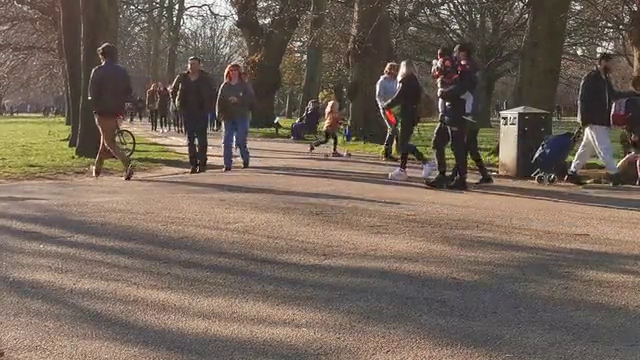
#> input picture frame 66 of assets/6979414-sd_640_360_30fps.mp4, 640 x 360 px, given in place of barber_pole.mp4, which was not available
$ python main.py   (older library calls are emulated)
#> lines starting #> are read from the running program, lines starting #| are printed output that depends on the picture; pictures that were not available may be replaced by others from this repository, and a replacement may not be noted
import cv2
import numpy as np
from tqdm import tqdm


def horn_schunck_optical_flow(prev_frame, next_frame, alpha=0.001, num_iter=100):
    prev_frame = cv2.GaussianBlur(prev_frame, (5, 5), 0).astype(np.float32)
    next_frame = cv2.GaussianBlur(next_frame, (5, 5), 0).astype(np.float32)

    u = np.zeros(prev_frame.shape)
    v = np.zeros(prev_frame.shape)

    Ix = cv2.Sobel(prev_frame, cv2.CV_32F, 1, 0, ksize=3)
    Iy = cv2.Sobel(prev_frame, cv2.CV_32F, 0, 1, ksize=3)
    It = next_frame - prev_frame

    kernel = np.array([[1 / 12, 1 / 6, 1 / 12],
                       [1 / 6, 0, 1 / 6],
                       [1 / 12, 1 / 6, 1 / 12]], dtype=np.float32)

    for _ in range(num_iter):
        u_avg = cv2.filter2D(u, -1, kernel)
        v_avg = cv2.filter2D(v, -1, kernel)
        denominator = (alpha ** 2 + Ix ** 2 + Iy ** 2)
        u_new = u_avg - (Ix * (Ix * u_avg + Iy * v_avg + It)) / denominator
        v_new = v_avg - (Iy * (Ix * u_avg + Iy * v_avg + It)) / denominator

        if np.mean(np.abs(u - u_new)) < 0.01 and np.mean(np.abs(v - v_new)) < 0.01:
            break

        u, v = u_new, v_new

    magnitude = np.sqrt(u ** 2 + v ** 2)
    dynamic_threshold = np.percentile(magnitude, 95)
    u[magnitude < dynamic_threshold] = 0
    v[magnitude < dynamic_threshold] = 0

    return u, v


def lucas_kanade_optical_flow(prev_frame, next_frame, window_size=15):
    lk_params = dict(winSize=(window_size, window_size),
                     maxLevel=3,
                     criteria=(cv2.TERM_CRITERIA_EPS | cv2.TERM_CRITERIA_COUNT, 10, 0.03))

    p0 = cv2.goodFeaturesToTrack(prev_frame, mask=None,
                                 **dict(maxCorners=100, qualityLevel=0.3, minDistance=7, blockSize=7))

    p1, st, err = cv2.calcOpticalFlowPyrLK(prev_frame, next_frame, p0, None, **lk_params)

    good_new = p1[st == 1]
    good_old = p0[st == 1]

    return good_old, good_new


def draw_optical_flow_hs(frame, u, v, step=16):
    h, w = frame.shape[:2]
    for y in range(0, h, step):
        for x in range(0, w, step):
            if np.sqrt(u[y, x] ** 2 + v[y, x] ** 2) > 1:
                end_point = (int(x + u[y, x] * 10), int(y + v[y, x] * 10))
                cv2.arrowedLine(frame, (x, y), end_point, (0, 255, 0), 1, tipLength=0.3)
    return frame


def draw_optical_flow_lk(frame, good_old, good_new):
    for i, (new, old) in enumerate(zip(good_new, good_old)):
        a, b = new.ravel()
        c, d = old.ravel()
        frame = cv2.line(frame, (int(a), int(b)), (int(c), int(d)), (0, 255, 0), 1)
        frame = cv2.circle(frame, (int(a), int(b)), 3, (0, 255, 0), -1)
    return frame


def process_video(video_path, output_path):
#> called with video_path = '../assets/barber_pole.mp4', output_path = 'output_6979414-sd_640_360_30fps.mp4'
    cap = cv2.VideoCapture(video_path)
    ret, prev_frame = cap.read()
#> prev_frame is the input picture: shape (360, 640, 3); mean B, G, R 88.6, 100.1, 114.3
    prev_frame_gray = cv2.cvtColor(prev_frame, cv2.COLOR_BGR2GRAY)

    width = int(cap.get(cv2.CAP_PROP_FRAME_WIDTH))
    height = int(cap.get(cv2.CAP_PROP_FRAME_HEIGHT))
    fps = cap.get(cv2.CAP_PROP_FPS)
    frame_count = int(cap.get(cv2.CAP_PROP_FRAME_COUNT))

    fourcc = cv2.VideoWriter_fourcc(*'mp4v')
    out = cv2.VideoWriter(output_path, fourcc, fps, (width * 2, height))

    with tqdm(total=frame_count, desc="Processing video") as pbar:
        while cap.isOpened():
            ret, frame = cap.read()
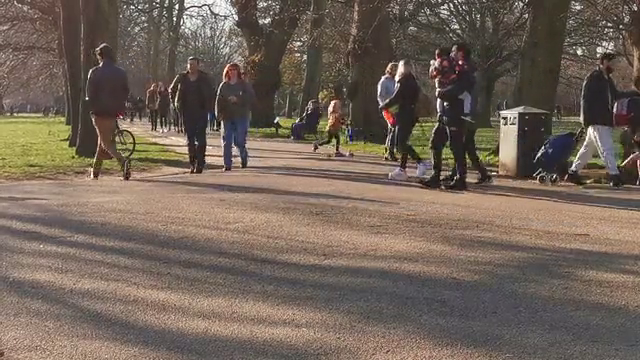
#> input picture frame 67 of assets/6979414-sd_640_360_30fps.mp4, 640 x 360 px, given in place of barber_pole.mp4, which was not available
#> frame is the input picture: shape (360, 640, 3); mean B, G, R 88.6, 100.2, 114.4
            if not ret:
                break
            frame_gray = cv2.cvtColor(frame, cv2.COLOR_BGR2GRAY)

            u, v = horn_schunck_optical_flow(prev_frame_gray, frame_gray)
#> in horn_schunck_optical_flow, `next_frame = cv2.GaussianBlur(next_frame, (5, 5), 0).astype(np.float32)`:
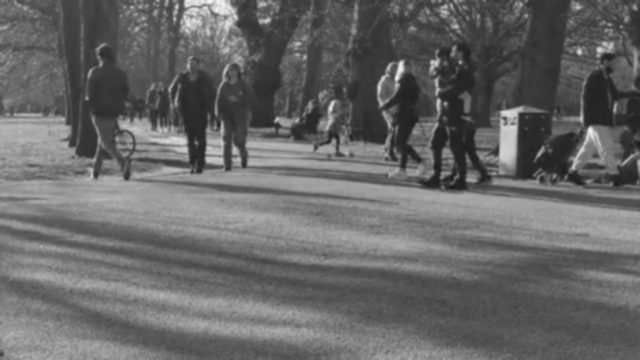
#> next_frame: shape (360, 640) float32; min 26, max 245, mean 103.1
#> in horn_schunck_optical_flow, `Iy = cv2.Sobel(prev_frame, cv2.CV_32F, 0, 1, ksize=3)`:
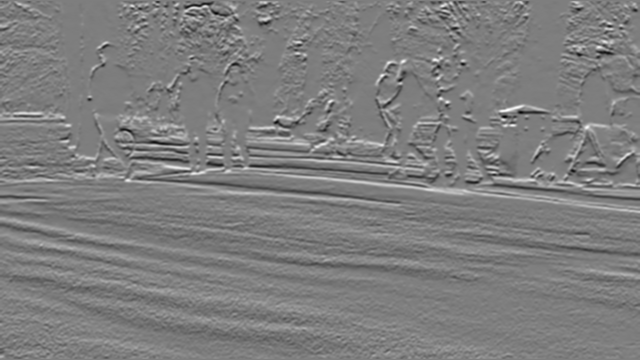
#> Iy: shape (360, 640) float32; min -364, max 372, mean 0.6; drawn with min black and max white
#> in horn_schunck_optical_flow, `It = next_frame - prev_frame`:
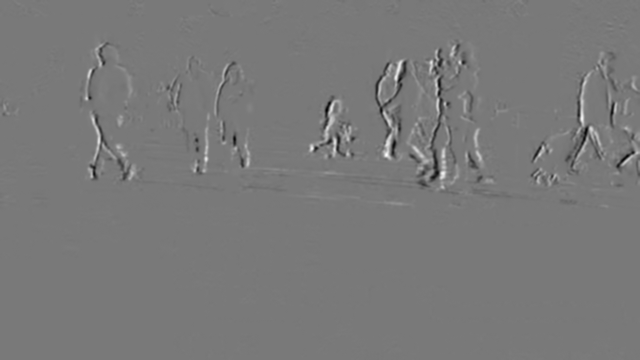
#> It: shape (360, 640) float32; min -121, max 133, mean 0; drawn with min black and max white
#> in horn_schunck_optical_flow, `magnitude = np.sqrt(u ** 2 + v ** 2)`:
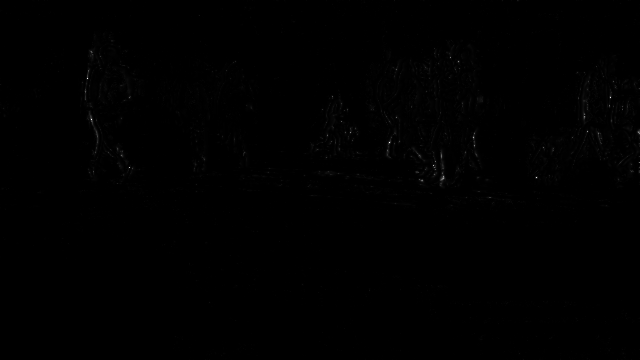
#> magnitude: shape (360, 640) float64; min 0, max 25.3, mean 0.1; drawn with min black and max white
#> in horn_schunck_optical_flow, `dynamic_threshold = np.percentile(magnitude, 95)`: dynamic_threshold = 0.302
            frame_hs = draw_optical_flow_hs(frame.copy(), u, v)

            good_old, good_new = lucas_kanade_optical_flow(prev_frame_gray, frame_gray)
#> in lucas_kanade_optical_flow, `lk_params = dict(winSize=(window_size, window_size), maxLevel=3, crite..`: lk_params = {'winSize': (15, 15), 'maxLevel': 3, 'criteria': (3, 10, 0.03)}
#> in lucas_kanade_optical_flow, `p0 = cv2.goodFeaturesToTrack(prev_frame, mask=None, **dict(maxCorners=..`: p0 = 100 rows, first 8: [506, 119], [435, 62], [515, 122], [446, 6], [448, 104], [599, 53], [208, 157], [186, 5]
#> in lucas_kanade_optical_flow, `p1, st, err = cv2.calcOpticalFlowPyrLK(prev_frame, next_frame, p0, Non..`: p1 = 100 rows, first 8: [506, 119], [432.7, 62.27], [515.1, 121.9], [446, 5.94], [446.3, 104], [599.2, 53.06], [206.5, 156.9], [186, 5]; st = 100 values from 1 to 1; err = 100 values, max 31.49 at index 76, min 0.00889 at index 98, mean 6.79
#> in lucas_kanade_optical_flow, `good_new = p1[st == 1]`: good_new = 100 pairs, first value 66.02 to 637.3, second value 0.919 to 184
#> in lucas_kanade_optical_flow, `good_old = p0[st == 1]`: good_old = 100 pairs, first value 66 to 637, second value 1 to 184
            frame_lk = draw_optical_flow_lk(frame.copy(), good_old, good_new)
#> the loop in draw_optical_flow_lk, `for i, (new, old) in enumerate(zip(good_new, good_old)):` made 100 passes
#> (a, b, c, d) on passes 1 to 12: (506, 119, 506, 119), (432.7, 62.27, 435, 62), (515.1, 121.9, 515, 122), (446, 5.94, 446, 6), (446.3, 104, 448, 104), (599.2, 53.06, 599, 53), (206.5, 156.9, 208, 157), (186, 5, 186, 5), (276, 120, 276, 120), (208.1, 5.93, 208, 6), (185, 15.9, 185, 16), (579, 52.88, 579, 53)
#> after the loop in draw_optical_flow_lk, `for i, (new, old) in enumerate(zip(good_new, good_old)):`:
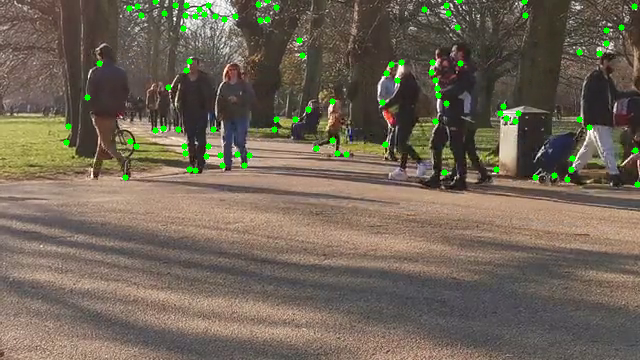
#> frame: shape (360, 640, 3); mean B, G, R 87.2, 101.8, 112.7

            combined = np.hstack((frame_hs, frame_lk))
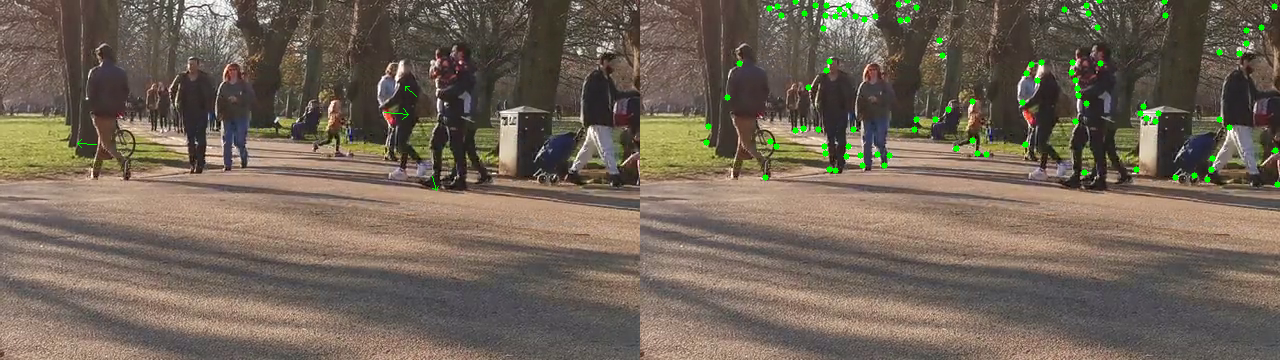
#> combined: shape (360, 1280, 3); mean of channels 0, 1, 2 87.9, 101, 113.5; drawn as B, G, R
            out.write(combined)

            prev_frame_gray = frame_gray
            pbar.update(1)

    cap.release()
    out.release()


video_path = '../assets/barber_pole.mp4'
output_path = 'output_6979414-sd_640_360_30fps.mp4'

process_video(video_path, output_path)

$ run again, starting later in the video
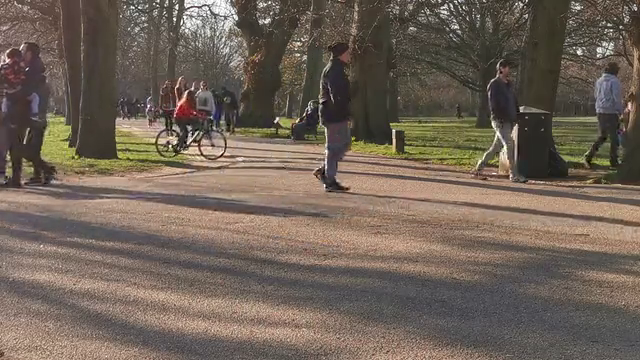
#> input picture frame 297 of assets/6979414-sd_640_360_30fps.mp4, 640 x 360 px, given in place of barber_pole.mp4, which was not available
#> in process_video, prev_frame is the input picture: shape (360, 640, 3); mean B, G, R 87.9, 99.6, 112.6
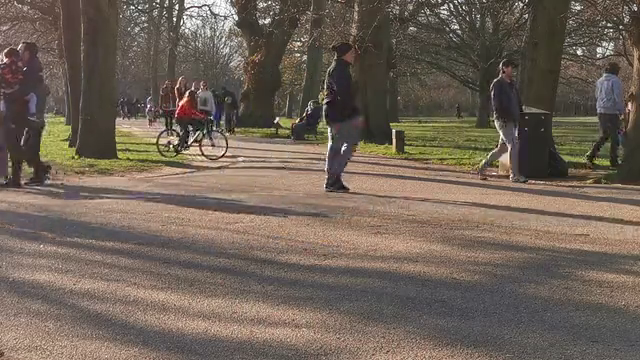
#> input picture frame 298 of assets/6979414-sd_640_360_30fps.mp4, 640 x 360 px, given in place of barber_pole.mp4, which was not available
#> in process_video, frame is the input picture: shape (360, 640, 3); mean B, G, R 87.8, 99.6, 112.5
#> prev_frame: shape (360, 640) float32
#> dynamic_threshold = 0.217
#> u: shape (360, 640) float64; min -45.5, max 23.4, mean 0
#> v: shape (360, 640) float64; min -45.5, max 18.5, mean -0.0009
#> lk_params = {'winSize': (15, 15), 'maxLevel': 3, 'criteria': (3, 10, 0.03)}
#> p0 = 100 rows, first 8: [172, 145], [198, 145], [521, 109], [186, 5], [185, 15], [446, 5], [276, 120], [156, 1]
#> p1 = 100 rows, first 8: [173, 145], [199.1, 145], [524.5, 109], [186, 5], [185, 15], [446, 5], [276, 120], [156, 1]; st = 100 values from 1 to 1; err = 100 values, max 28.79 at index 50, min 0 at index 3, mean 4.01
#> in lucas_kanade_optical_flow, `good_new = p1[st == 1]`: good_new = 100 pairs, first value 3.78 to 634, second value 0.998 to 188.6
#> in lucas_kanade_optical_flow, `good_old = p0[st == 1]`: good_old = 100 pairs, first value 6 to 634, second value 1 to 189
#> the loop in draw_optical_flow_lk, `for i, (new, old) in enumerate(zip(good_new, good_old)):` made 100 passes
#> (a, b, c, d) on passes 1 to 8: (173, 145, 172, 145), (199.1, 145, 198, 145), (524.5, 109, 521, 109), (186, 5, 186, 5), (185, 15, 185, 15), (446, 5, 446, 5), (276, 120, 276, 120), (156, 1, 156, 1)
#> in process_video, `combined = np.hstack((frame_hs, frame_lk))`:
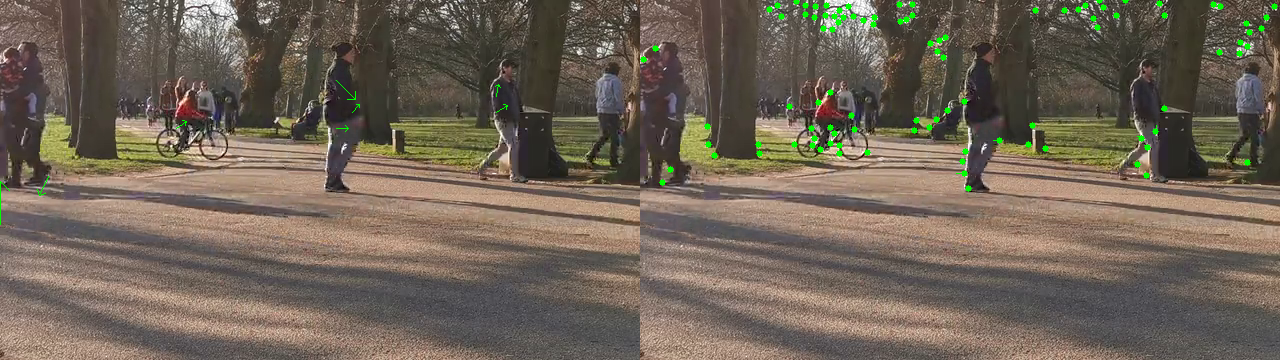
#> combined: shape (360, 1280, 3); mean of channels 0, 1, 2 87, 100.4, 111.6; drawn as B, G, R

$ run again, starting later in the video
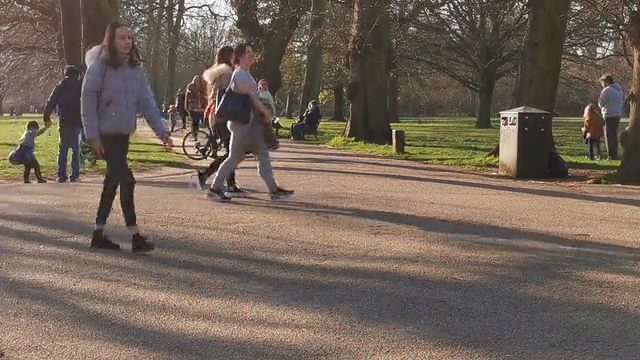
#> input picture frame 529 of assets/6979414-sd_640_360_30fps.mp4, 640 x 360 px, given in place of barber_pole.mp4, which was not available
#> in process_video, prev_frame is the input picture: shape (360, 640, 3); mean B, G, R 87.8, 99.7, 113.2
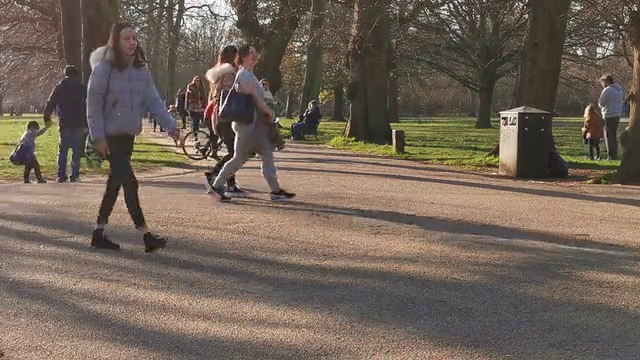
#> input picture frame 530 of assets/6979414-sd_640_360_30fps.mp4, 640 x 360 px, given in place of barber_pole.mp4, which was not available
#> in process_video, frame is the input picture: shape (360, 640, 3); mean B, G, R 87.6, 99.6, 113
#> prev_frame: shape (360, 640) float32
#> dynamic_threshold = 0.401
#> lk_params = {'winSize': (15, 15), 'maxLevel': 3, 'criteria': (3, 10, 0.03)}
#> p0 = 83 rows, first 8: [210, 156], [506, 119], [276, 120], [198, 149], [446, 6], [186, 5], [219, 153], [579, 52]
#> p1 = 83 rows, first 8: [210.1, 156.2], [506, 119], [276.3, 120.1], [198.1, 149], [446, 6], [186, 5], [220.2, 153.7], [579, 52]; st = 83 values from 1 to 1; err = 83 values, max 49.66 at index 37, min 0 at index 1, mean 5.56
#> in lucas_kanade_optical_flow, `good_new = p1[st == 1]`: good_new = 83 pairs, first value 7.7 to 634, second value 0.997 to 183.5
#> in lucas_kanade_optical_flow, `good_old = p0[st == 1]`: good_old = 83 pairs, first value 7 to 634, second value 1 to 185
#> the loop in draw_optical_flow_lk, `for i, (new, old) in enumerate(zip(good_new, good_old)):` made 83 passes
#> (a, b, c, d) on passes 1 to 8: (210.1, 156.2, 210, 156), (506, 119, 506, 119), (276.3, 120.1, 276, 120), (198.1, 149, 198, 149), (446, 6, 446, 6), (186, 5, 186, 5), (220.2, 153.7, 219, 153), (579, 52, 579, 52)
#> in process_video, `combined = np.hstack((frame_hs, frame_lk))`:
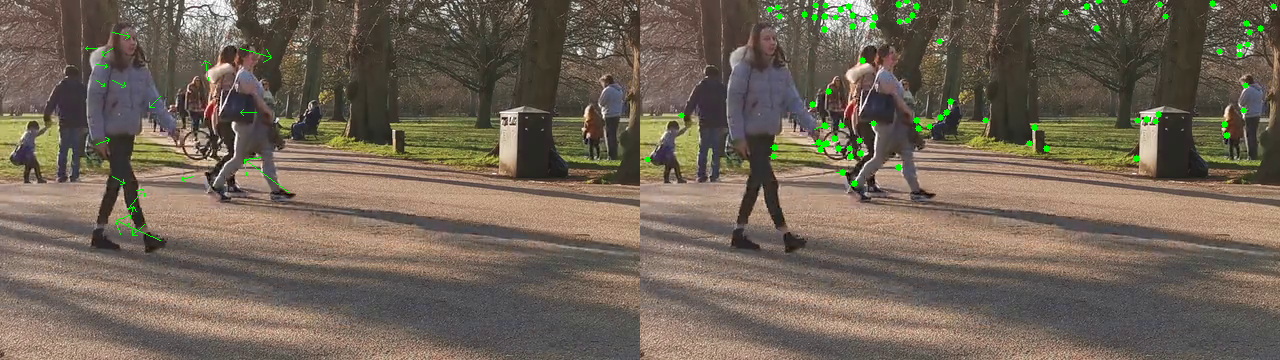
#> combined: shape (360, 1280, 3); mean of channels 0, 1, 2 86.9, 100.4, 112.2; drawn as B, G, R
